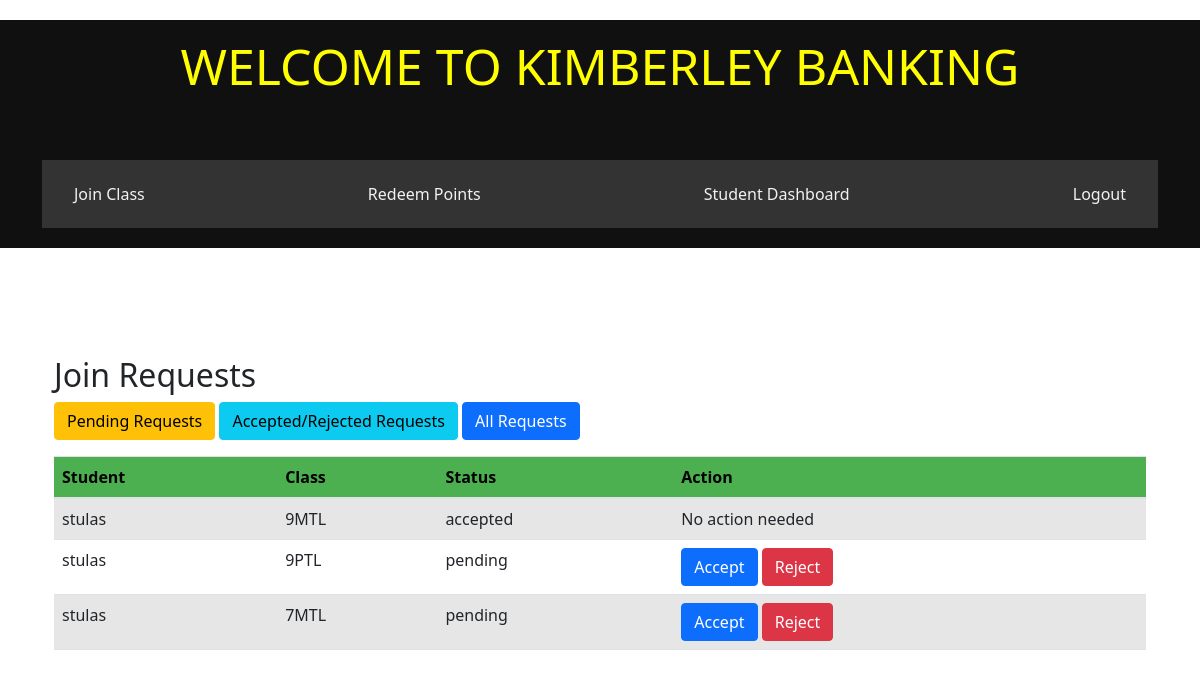
The app's page /join_request (signed in) with its own data.
### website/models.py (models this page shows, shortened)
class JoinRequest(db.Model):
    id = db.Column(db.Integer, primary_key=True)
    student_id = db.Column(db.Integer, db.ForeignKey('user.id'), nullable=False)
    student = db.relationship('User', backref=db.backref('join_requests', lazy=True))
    class_id = db.Column(db.Integer, db.ForeignKey('class.id'), nullable=False)
    class_ = db.relationship('Class', backref=db.backref('join_requests', lazy=True))
    status = db.Column(db.String(20), nullable=False)
    __table_args__ = (db.UniqueConstraint('student_id', 'class_id'),)

class User(db.Model, UserMixin):
    id = db.Column(db.Integer, primary_key=True)
    email = db.Column(db.String(150), unique=True, index=True)
    password = db.Column(db.String(255))
    first_name = db.Column(db.String(25))
    last_name = db.Column(db.String(25))
    user_name = db.Column(db.String(25))
    role_id = db.Column(db.Integer, db.ForeignKey('role.id'))
    role = db.relationship('Role', backref=db.backref('users', lazy=True))
    role_approved = db.Column(db.Boolean, default=False)
    role_request = db.Column(db.Boolean, default=False)
    role_requested_on = db.Column(db.DateTime)
    account_id = db.Column(db.Integer, db.ForeignKey('account.id'))
    account = db.relationship('Account', backref='owner', lazy=True, uselist=False, foreign_keys=[account_id])
    weekly_point_limit = db.Column(db.Integer, default=100)
    last_award_date = db.Column(db.Date)
    points_awarded_this_week = db.Column(db.Integer, default=0)

class Class(db.Model):
    id = db.Column(db.Integer, primary_key=True)
    name = db.Column(db.String(100), unique=True)
    subject_id = db.Column(db.Integer, db.ForeignKey('subject.id'))
    subject = db.relationship('Subject', backref=db.backref('classes', lazy=True))
    year_group = db.Column(db.Integer)
    teacher_id = db.Column(db.Integer, db.ForeignKey('user.id'))
    teacher = db.relationship('User', backref=db.backref('classes', lazy=True))
    students = db.relationship('User', secondary=student_class, lazy='subquery',backref=db.backref('enrolled_classes', lazy=True))

### website/auth.py (the view)
@auth.route('/join_request')
@login_required
def join_request():
    filter = request.args.get('filter', 'all')
    if filter == 'pending':
        join_requests = JoinRequest.query.join(User).filter(User.id == 3, JoinRequest.status == 'pending').all()
    elif filter == 'accepted_rejected':
        join_requests = JoinRequest.query.join(User).filter(User.id == 3, (JoinRequest.status == 'accepted') | (JoinRequest.status == 'rejected')).all()
    else:  # Default: Show all requests
        join_requests = JoinRequest.query.join(User).filter(User.id == 3).all()
    return render_template('join_request.html', user=current_user, join_requests=join_requests, filter=filter)

### website/templates/join_request.html (shortened to what this page needs)
{% extends "base.html" %}
{% block content %}
<div class="container">
  <h2>Join Requests</h2>
  <div class="mb-3">
    <a href="{{ url_for('auth.join_request', filter='pending') }}" class="btn btn-warning">Pending Requests</a>
    <a href="{{ url_for('auth.join_request', filter='accepted_rejected') }}" class="btn btn-info">Accepted/Rejected Requests</a>
    <a href="{{ url_for('auth.join_request', filter='all') }}" class="btn btn-primary">All Requests</a>
  </div>
  <table class="table table-striped">
    <thead>
      <tr>
        <th>Student</th>
        <th>Class</th>
        <th>Status</th>
        <th>Action</th>
      </tr>
    </thead>
    <tbody>
      {% for join_request in join_requests %}
      <tr>
        <td>{{ join_request.student.user_name }}</td>
        <td>{{ join_request.class_.name }}</td>
        <td>{{ join_request.status }}</td>
        <td>
          {% if join_request.status == 'pending' %}
          <a href="{{ url_for('auth.respond_join_request', join_request_id=join_request.id, action='accept') }}" class="btn btn-primary">Accept</a>
          <a href="{{ url_for('auth.respond_join_request', join_request_id=join_request.id, action='reject') }}" class="btn btn-danger">Reject</a>
          {% else %}
          No action needed
          {% endif %}
        </td>
      </tr>
      {% endfor %}
    </tbody>
  </table>
</div>
{% endblock %}

### website/static/css/style.css (style rules this page uses)
body { font-family:'Roboto', sans-serif; color: #FFF; line-height:1.2em; font-size:17px; }
a { color:#181A1C; text-decoration: none; }
h1, h2, h3, h4, h5, h6 { font-weight: normal; }
table { border-collapse: collapse; width: 100%; }
th, td { padding: 8px; text-align: left; border-bottom: 1px solid #ddd; }
th { background-color: #4CAF50 !important; color: black; }
.container { display: block; width: 100%; max-width: 800px; margin: 20px auto; padding: 20px; }
th { color: #000000; }

### records on screen
JoinRequest: student.user_name "stulas", class_.name "9MTL", status "accepted", shows "No action needed"
JoinRequest: student.user_name "stulas", class_.name "9PTL", status "pending"
JoinRequest: student.user_name "stulas", class_.name "7MTL", status "pending"
